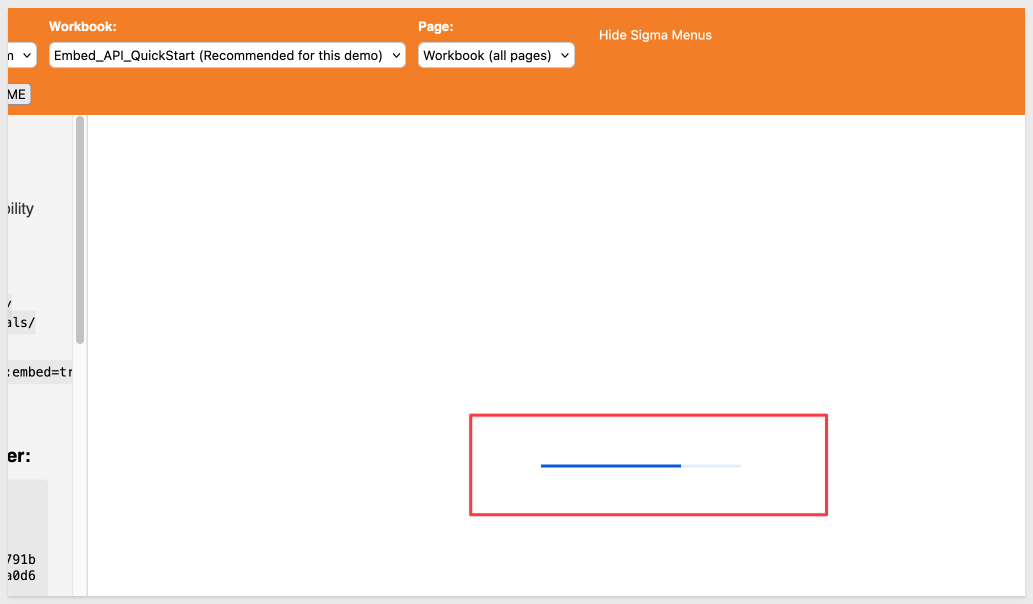
#> input picture embedding_qs_series_2_api_use_cases/test_image.png, 2066 x 1208 px (shown at 1/2 size)
$ python -i visual-similarity.py   (imports and definitions only)
#> lines starting #> are read from the running program, lines starting #| are printed output that depends on the picture
#!/usr/bin/env python3
"""Deterministic visual-similarity floor for Phase 6 parity verification.

Compares a source dashboard screenshot against a Sigma render and decides
whether the render is structurally in the same universe as the source. This
is a FLOOR, not a match-scorer: it exists so a passing "visual verdict" can
never be recorded over a render that is structurally nothing like the source
(blank/mostly-empty pages, one-bar-vs-six-bars panels, missing whole
columns/sections, single-column stacks). It deliberately tolerates font,
color, padding, spacing, and aspect-ratio differences, and even wholesale
panel rearrangement, as long as the render carries a comparable amount of
content distributed across the whole page.

Contract (consumed by the Phase 6 gate):

    python3 scripts/visual-similarity.py \
        --source <src.png> --render <render.png> --json-out <out.json> \
        [--tiles <tiles.json>]

Writes JSON: {"score_layout": float, "score_ink": float,
              "score_overall": float, "pass": bool, "threshold": float,
              "notes": [str, ...]}
With --tiles, three keys are ADDED (absent otherwise — the no-tiles output
is byte-identical to the pre-tiles contract):
              {"tiles_measured": int, "tiles_blank": [str, ...],
               "per_tile_ink": {name: float, ...}}
Exit codes: 0 = pass, 1 = fail, 2 = deps missing or unreadable input.
Exit 2 must NEVER be treated as a pass.

--tiles (optional, render-side blank-tile detector): a JSON file of tile
bounding boxes as PERCENTAGES (0-100) of the source canvas. Two shapes are
accepted: (a) the skill's dashboard-layout.json (parse-twb-layout output) —
a dict with "zones" (or a bare zone list) of {id/caption, kind, x_pct,
y_pct, w_pct, h_pct}, where only chart-ish kinds (chart/table/pivot/viz)
are measured; (b) a plain list of {name, x_pct, y_pct, w_pct, h_pct}.
Each box is shrunk ~8% per side (drops tile borders/title chrome) and its
interior edge-ink density is measured on the UNTRIMMED render. A tile is
blank when its density < max(0.008, 12% of the median tile density). When
>= 3 chart tiles were measured and MORE THAN HALF are blank, the verdict
fails regardless of the global scores. Rationale: a render where every
chart shows "No data" can still clear the global ink floor because titles,
headers, and placeholder chrome carry page-level ink (observed in the
field: 9/9 blank charts passed at ink 0.401 vs floor 0.40); a blank tile
is blank no matter how its export was classified. The >1/2 rule is
deliberately conservative — one legitimately-empty chart must never fail a
healthy dashboard; the all-blank false-GREEN is the target.

Method (fully deterministic — no randomness, no model calls):
  1. Normalize: flatten alpha onto white, grayscale, downsample to <=384px.
  2. Two binary "ink" maps per image: deviation from the page background
     (histogram mode) and local gradient (catches light-on-light text).
  3. Trim outer margins (capped at 12% per side, so real emptiness survives).
  4. Signals, each in 0..1:
       cov  - render edge-ink density as a fraction of the source's
              (missing marks; asymmetric: extra ink is not penalized)
       bal  - worst-band ink share ratio over row/column thirds
              (an entire source-inked region empty in the render -> 0)
       patt - Pearson correlation of 12x12 ink-density grids
       prof - best of row/column 48-bin edge-ink profile correlations
       asp  - soft penalty only for extreme aspect-ratio mismatch (>2.2x),
              the page-geometry signature of a single-column stack
  5. score_ink = cov;  score_layout = (0.46*bal + 0.06*patt + 0.06*prof)/0.58
     score_overall = asp * (0.42*score_ink + 0.58*score_layout)
     pass = score_overall >= 0.45  AND  score_ink >= 0.40  AND  bal >= 0.10

Threshold provenance: calibrated on 20 verified-faithful migration pairs
from the skills-test corpus plus 17 failure-mode negatives (1 real failed
field migration + synthesized blank / half-empty / quarter-content /
single-column-stack pages). Do NOT tune the threshold to make a failing
render pass — a failure means STRUCTURE diverges; re-run the RCF loop.

# ---------------------------------------------------------------------------
# CALIBRATION SUMMARY (2026-07: 20 positives, 17 negatives; threshold 0.45)
# All positives >= threshold + 0.05; all negatives <= threshold - 0.05.
#
# POSITIVES (must pass)            overall   NEGATIVES (must fail)      overall
#   call-center                      0.780     field-failure (1-bar-vs-6) 0.311
#   dynamic-zoning-kpi               0.702     blank-page x4              0.000
#   ecommerce-admin                  0.534     single-column-stack x4  <= 0.001
#   er-visits                        0.872     half-page-empty x4      <= 0.343
#   social-media-campaign            0.692     quarter-content x4      <= 0.199
#   supermart-sales                  0.554
#   superstore-perf-overview         0.731   min positive 0.534 (+0.084)
#   superstore-perf-order-detail     0.834   max negative 0.343 (-0.107)
#   superstore-viz-extensions        0.629
#   course-analytics (field wb)      0.774   Sub-floors also verified:
#   chart-gallery wb x10 pages    >= 0.553     min positive cov 0.506
#                                              (ink floor 0.40, +0.106)
#                                              min positive bal 0.234
#                                              (bal floor 0.10, +0.134)
#
# TILE THRESHOLDS (0.008 abs / 12% rel / >1/2 majority): validated against
# synthetic fixtures only (test_visual_similarity_tiles.py), NOT yet against
# real corpus renders — if a real healthy dashboard ever trips the majority
# rule, capture the render+layout as a fixture before touching the numbers.
# ---------------------------------------------------------------------------
"""

import argparse
import json
import os
import sys

REMEDIATION = (
    "visual-similarity.py requires Pillow and numpy. "
    "Install with: pip install pillow numpy"
)

try:
    import numpy as np
    from PIL import Image
except ImportError:
    sys.stderr.write(REMEDIATION + "\n")
    sys.exit(2)

# --- tunables (calibrated; see module docstring — do not tune per-run) ------
WORK = 384          # max working dimension after downsample
COARSE = 12         # coarse occupancy/pattern grid
FINE = 48           # fine profile grid
TRIM_CAP = 0.12     # max fraction of each side trimmed as outer margin
LUM_DELTA = 24      # luminance deviation from page background counted as ink
EDGE_DELTA = 20     # local gradient magnitude counted as edge ink
BAND_N = 3          # row/column bands for the balance signal
BAND_MIN_SHARE = 0.05   # source band must hold >=5% of ink to be scored
ASPECT_SOFT = 2.2   # aspect-ratio mismatch tolerated up to this factor
ASPECT_RAMP = 1.8   # penalty ramp width beyond ASPECT_SOFT

W_INK = 0.42
W_BAL = 0.46
W_PATT = 0.06
W_PROF = 0.06
W_LAYOUT = W_BAL + W_PATT + W_PROF   # 0.58

THRESHOLD = 0.45
INK_FLOOR = 0.40    # hard sub-floor on score_ink (mark coverage)
BAL_FLOOR = 0.10    # hard sub-floor on band balance

# --- per-tile blank detector (--tiles) --------------------------------------
# Zone kinds measured as chart tiles; everything else (control/text/divider/
# image/container/button/filter/title/...) is chrome, not content.
TILE_KINDS = frozenset(("chart", "table", "pivot", "viz"))
TILE_SHRINK = 0.08        # interior crop: fraction of box shaved per side
TILE_MIN_AREA_PCT = 2.0   # skip slivers/dividers below this % of canvas area
TILE_BLANK_ABS = 0.008    # absolute interior edge-ink density floor: catches
                          # the all-blank page where the median itself is ~0
                          # (a small centered "No data" label stays below it)
TILE_BLANK_REL = 0.12     # relative floor as a fraction of the median tile
                          # density — kept LOW so a healthy sparse tile (one
                          # KPI number) on an ink-rich dashboard never trips
TILE_MIN_MEASURED = 3     # majority-blank sub-check arms at this many tiles


def _load_gray(path):
    """Return (grayscale float array downsampled to <=WORK, aspect ratio)."""
    im = Image.open(path)
#> im is the input picture: PIL image 2066x1208 RGBA; mean R, G, B, A 249.9, 231.7, 219, 255
    im.load()
    if im.mode in ("RGBA", "LA") or (im.mode == "P" and "transparency" in im.info):
        rgba = im.convert("RGBA")
        flat = Image.new("RGBA", rgba.size, (255, 255, 255, 255))
#> flat: PIL image 2066x1208 RGBA; every value is 255
        im = Image.alpha_composite(flat, rgba)
    im = im.convert("L")
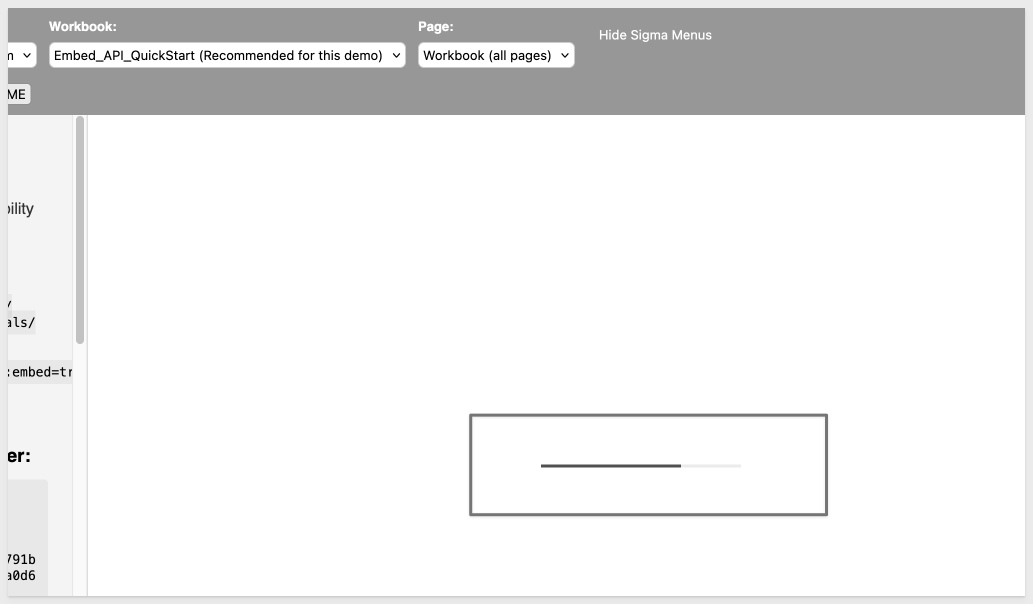
#> im: PIL image 2066x1208 L (shown at 1/2 size); min 0, max 255, mean 235.7
    w, h = im.size
#> w = 2066; h = 1208
    if w < 4 or h < 4:
        raise ValueError("image too small to analyze (%dx%d)" % (w, h))
    aspect = w / h
#> aspect = 1.71
    scale = WORK / max(w, h)
#> scale = 0.186
    if scale < 1:
        im = im.resize(
            (max(1, round(w * scale)), max(1, round(h * scale))), Image.BILINEAR
        )
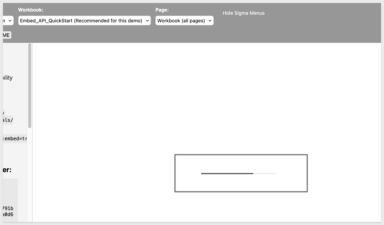
#> im: PIL image 384x225 L; min 34, max 255, mean 235.7
    return np.asarray(im, dtype=np.float32), aspect


# [351 lines left out: functions _ink_maps, _capped_trim, _grid, _corr, _band_shares, _band_balance and 5 more, not called in this run]


# [2 lines not run here, left out]

>>> result = _load_gray('../../../embedding_qs_series_2_api_use_cases/test_image.png')
